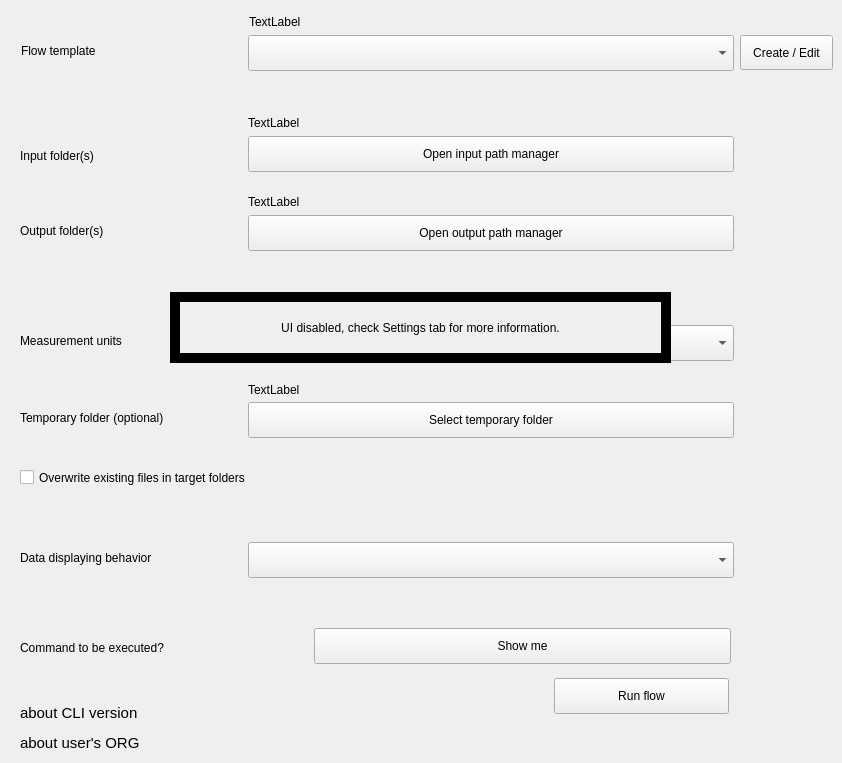
          <widget class="QWidget" name="tab_parameters_in_processing_engine">
           <attribute name="title">
            <string>Parameters</string>
           </attribute>
           <widget class="QPushButton" name="pshBtn_selectOutput">
            <property name="geometry">
             <rect>
              <x>248</x>
              <y>215</y>
              <width>486</width>
              <height>36</height>
             </rect>
            </property>
            <property name="text">
             <string>Open output path manager</string>
            </property>
           </widget>
           <widget class="QLabel" name="label_disabledTabInformation">
            <property name="geometry">
             <rect>
              <x>170</x>
              <y>292</y>
              <width>501</width>
              <height>71</height>
             </rect>
            </property>
            <property name="autoFillBackground">
             <bool>true</bool>
            </property>
            <property name="frameShape">
             <enum>QFrame::Box</enum>
            </property>
            <property name="lineWidth">
             <number>10</number>
            </property>
            <property name="midLineWidth">
             <number>0</number>
            </property>
            <property name="text">
             <string>UI disabled, check Settings tab for more information.</string>
            </property>
            <property name="alignment">
             <set>Qt::AlignCenter</set>
            </property>
           </widget>
           <widget class="QComboBox" name="cmbBx_dataDisplayingBehaviour">
            <property name="geometry">
             <rect>
              <x>248</x>
              <y>542</y>
              <width>486</width>
              <height>36</height>
             </rect>
            </property>
            <property name="currentText">
             <string/>
            </property>
            <property name="placeholderText">
             <string/>
            </property>
           </widget>
           <widget class="QLabel" name="label_flowTemplate">
            <property name="geometry">
             <rect>
              <x>21</x>
              <y>35</y>
              <width>211</width>
              <height>31</height>
             </rect>
            </property>
            <property name="text">
             <string>Flow template</string>
            </property>
           </widget>
           <widget class="QLabel" name="label_inputFolder">
            <property name="geometry">
             <rect>
              <x>20</x>
              <y>140</y>
              <width>211</width>
              <height>31</height>
             </rect>
            </property>
            <property name="text">
             <string>Input folder(s)</string>
            </property>
           </widget>
           <widget class="QLabel" name="warningLabel_flowTemplate">
            <property name="geometry">
             <rect>
              <x>249</x>
              <y>11</y>
              <width>481</width>
              <height>21</height>
             </rect>
            </property>
            <property name="text">
             <string>TextLabel</string>
            </property>
           </widget>
           <widget class="QLabel" name="warningLabel_inputFolder">
            <property name="geometry">
             <rect>
              <x>248</x>
              <y>112</y>
              <width>581</width>
              <height>21</height>
             </rect>
            </property>
            <property name="text">
             <string>TextLabel</string>
            </property>
           </widget>
           <widget class="QLabel" name="label_tmpFolder">
            <property name="geometry">
             <rect>
              <x>20</x>
              <y>402</y>
              <width>211</width>
              <height>31</height>
             </rect>
            </property>
            <property name="text">
             <string>Temporary folder (optional)</string>
            </property>
           </widget>
           <widget class="QPushButton" name="pshBtn_selectInput">
            <property name="geometry">
             <rect>
              <x>248</x>
              <y>136</y>
              <width>486</width>
              <height>36</height>
             </rect>
            </property>
            <property name="text">
             <string>Open input path manager</string>
            </property>
           </widget>
           <widget class="QLabel" name="label_commandInfo">
            <property name="geometry">
             <rect>
              <x>20</x>
              <y>632</y>
              <width>211</width>
              <height>31</height>
             </rect>
            </property>
            <property name="text">
             <string>Command to be executed?</string>
            </property>
           </widget>
           <widget class="QLabel" name="label_dataDisplayingBehaviour">
            <property name="geometry">
             <rect>
              <x>20</x>
              <y>542</y>
              <width>221</width>
              <height>31</height>
             </rect>
            </property>
            <property name="text">
             <string>Data displaying behavior</string>
            </property>
           </widget>
           <widget class="QLabel" name="label_outputFolder">
            <property name="geometry">
             <rect>
              <x>20</x>
              <y>215</y>
              <width>211</width>
              <height>31</height>
             </rect>
            </property>
            <property name="text">
             <string>Output folder(s)</string>
            </property>
           </widget>
           <widget class="QComboBox" name="cmbBx_measurementUnits">
            <property name="geometry">
             <rect>
              <x>248</x>
              <y>325</y>
              <width>486</width>
              <height>36</height>
             </rect>
            </property>
            <property name="currentText">
             <string/>
            </property>
            <property name="placeholderText">
             <string/>
            </property>
           </widget>
           <widget class="QLabel" name="label_aboutCLIVersion">
            <property name="geometry">
             <rect>
              <x>20</x>
              <y>703</y>
              <width>511</width>
              <height>21</height>
             </rect>
            </property>
            <property name="font">
             <font>
              <pointsize>11</pointsize>
             </font>
            </property>
            <property name="text">
             <string>about CLI version</string>
            </property>
            <property name="textFormat">
             <enum>Qt::RichText</enum>
            </property>
           </widget>
           <widget class="QCheckBox" name="checkBox_overwrite_files">
            <property name="geometry">
             <rect>
              <x>20</x>
              <y>462</y>
              <width>711</width>
              <height>31</height>
             </rect>
            </property>
            <property name="text">
             <string>Overwrite existing files in target folders</string>
            </property>
           </widget>
           <widget class="QPushButton" name="pshBtn_runFlow">
            <property name="geometry">
             <rect>
              <x>554</x>
              <y>678</y>
              <width>175</width>
              <height>36</height>
             </rect>
            </property>
            <property name="text">
             <string>Run flow</string>
            </property>
           </widget>
           <widget class="QLabel" name="warningLabel_outputFolder">
            <property name="geometry">
             <rect>
              <x>248</x>
              <y>191</y>
              <width>581</width>
              <height>21</height>
             </rect>
            </property>
            <property name="text">
             <string>TextLabel</string>
            </property>
           </widget>
           <widget class="QPushButton" name="pshBtn_showCommand">
            <property name="geometry">
             <rect>
              <x>314</x>
              <y>628</y>
              <width>417</width>
              <height>36</height>
             </rect>
            </property>
            <property name="text">
             <string>Show me</string>
            </property>
           </widget>
           <widget class="QLabel" name="label_mesurementUnits">
            <property name="geometry">
             <rect>
              <x>20</x>
              <y>325</y>
              <width>211</width>
              <height>31</height>
             </rect>
            </property>
            <property name="text">
             <string>Measurement units</string>
            </property>
           </widget>
           <widget class="QLabel" name="label_aboutYourOrganization">
            <property name="geometry">
             <rect>
              <x>20</x>
              <y>733</y>
              <width>621</width>
              <height>21</height>
             </rect>
            </property>
            <property name="font">
             <font>
              <pointsize>11</pointsize>
             </font>
            </property>
            <property name="text">
             <string>about user's ORG</string>
            </property>
            <property name="textFormat">
             <enum>Qt::RichText</enum>
            </property>
           </widget>
           <widget class="QLabel" name="warningLabel_tmpFolder">
            <property name="geometry">
             <rect>
              <x>248</x>
              <y>380</y>
              <width>581</width>
              <height>20</height>
             </rect>
            </property>
            <property name="text">
             <string>TextLabel</string>
            </property>
           </widget>
           <widget class="QComboBox" name="cmbBx_flowTemplate">
            <property name="geometry">
             <rect>
              <x>248</x>
              <y>35</y>
              <width>486</width>
              <height>36</height>
             </rect>
            </property>
            <property name="currentText">
             <string/>
            </property>
            <property name="placeholderText">
             <string/>
            </property>
           </widget>
           <widget class="QPushButton" name="pshBtn_selectTmpFolder">
            <property name="geometry">
             <rect>
              <x>248</x>
              <y>402</y>
              <width>486</width>
              <height>36</height>
             </rect>
            </property>
            <property name="text">
             <string>Select temporary folder</string>
            </property>
           </widget>
           <widget class="QLabel" name="warningLabel_measurementUnits">
            <property name="geometry">
             <rect>
              <x>248</x>
              <y>302</y>
              <width>581</width>
              <height>20</height>
             </rect>
            </property>
            <property name="text">
             <string>TextLabel</string>
            </property>
           </widget>
           <widget class="QPushButton" name="pshBtn_createOrEdit">
            <property name="geometry">
             <rect>
              <x>740</x>
              <y>35</y>
              <width>93</width>
              <height>35</height>
             </rect>
            </property>
            <property name="text">
             <string>Create / Edit</string>
            </property>
           </widget>
           <zorder>pshBtn_selectOutput</zorder>
           <zorder>cmbBx_dataDisplayingBehaviour</zorder>
           <zorder>label_flowTemplate</zorder>
           <zorder>label_inputFolder</zorder>
           <zorder>warningLabel_flowTemplate</zorder>
           <zorder>warningLabel_inputFolder</zorder>
           <zorder>label_tmpFolder</zorder>
           <zorder>pshBtn_selectInput</zorder>
           <zorder>label_commandInfo</zorder>
           <zorder>label_dataDisplayingBehaviour</zorder>
           <zorder>label_outputFolder</zorder>
           <zorder>cmbBx_measurementUnits</zorder>
           <zorder>label_aboutCLIVersion</zorder>
           <zorder>checkBox_overwrite_files</zorder>
           <zorder>pshBtn_runFlow</zorder>
           <zorder>warningLabel_outputFolder</zorder>
           <zorder>pshBtn_showCommand</zorder>
           <zorder>label_mesurementUnits</zorder>
           <zorder>label_aboutYourOrganization</zorder>
           <zorder>warningLabel_tmpFolder</zorder>
           <zorder>cmbBx_flowTemplate</zorder>
           <zorder>pshBtn_selectTmpFolder</zorder>
           <zorder>warningLabel_measurementUnits</zorder>
           <zorder>pshBtn_createOrEdit</zorder>
           <zorder>label_disabledTabInformation</zorder>
          </widget>
